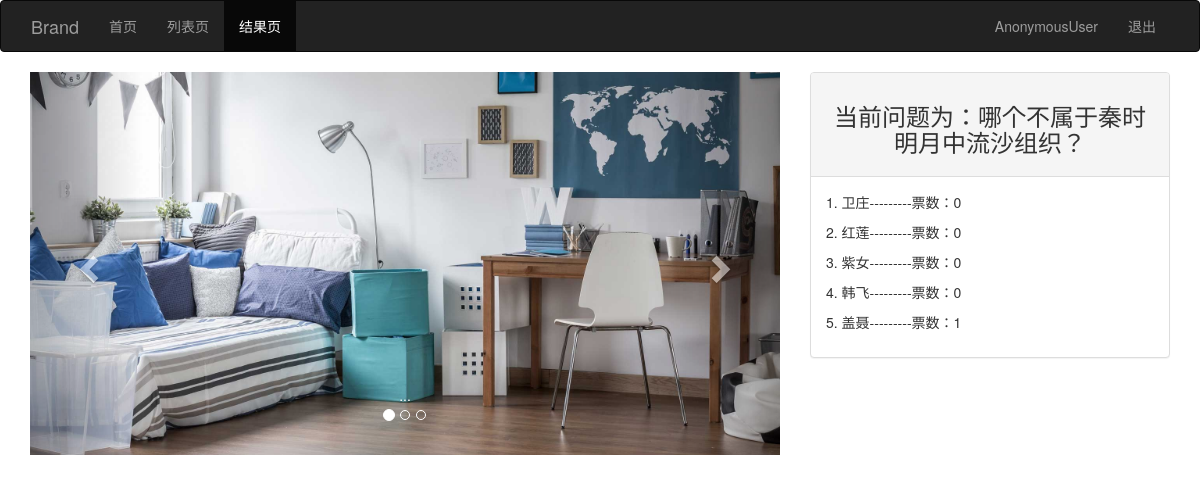
The page /result/6/ on the database as committed earlier.
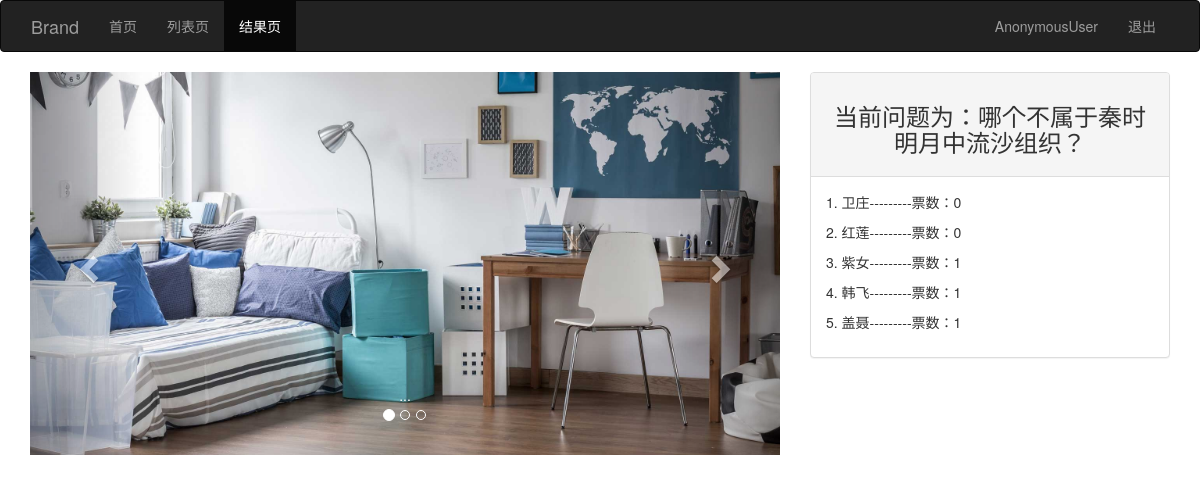
The same page on the database as committed later.
### poll/models.py (models this page shows)
class Question(models.Model):
    desc = models.CharField(max_length=20)
    pub_date = models.DateTimeField(auto_now_add=True)
    def __str__(self):
        return self.desc
    class Meta:
        verbose_name_plural = "问题表"
        ordering = ['-pub_date']  # 排序，增加开销

class Choice(models.Model):
    desc = models.CharField(verbose_name='选项', help_text='选项描述', max_length=20)
    vote = models.IntegerField(verbose_name='票数', help_text='选项票数', default=0, null=True, blank=True)
    question = models.ForeignKey(Question, on_delete=models.CASCADE)
    myobjects = ChoiceManager()
    def __str__(self):
        return self.desc
    class Meta:
        verbose_name_plural = "选项表"

### poll/views.py (the view)
# urls.py: url(r'^result/(\d+)/$', views.result, name='result'),
def result(request, id):
    username = request.session.get('username')
    question = Question.objects.get(pk=id)
    return render(request, 'poll/result.html', {'question': question, 'username': username})

### templates/poll/result.html (shortened to what this page needs)
<!DOCTYPE html>
<html lang="en">
<head>
    <link rel="stylesheet" href="/static/js/bootstrap-3.3.7-dist/css/bootstrap.min.css">
</head>
<body>
    <nav class="navbar navbar-inverse navbar-default container-fluid">
        <div class="container">
            <div class="navbar-header">
                <a class="navbar-brand" href="#">Brand</a>
            </div>
            <div class="collapse navbar-collapse" id="bs-example-navbar-collapse-1">
                <ul class="nav navbar-nav">
                    <li><a href="{% url 'poll:index' %}">首页 <span class="sr-only">(current)</span></a></li>
                    <li><a href="{% url 'poll:detail' question.id %}">列表页</a></li>
                    <li class="active"><a href="">结果页</a></li>
                </ul>
                <ul class="nav navbar-nav navbar-right">
                    <li><a href="#">{{ request.user }}</a></li>
                    <li><a href="{% url 'poll:logout' %}">退出</a></li>
                </ul>
            </div>
        </div>
    </nav>
    <div class="container">
        <div class="row">
            <div class="col-md-8">
                <div id="carousel-example-generic" class="carousel slide" data-ride="carousel">
                    <ol class="carousel-indicators">
                        <li data-target="#carousel-example-generic" data-slide-to="0" class="active"></li>
                        <li data-target="#carousel-example-generic" data-slide-to="1"></li>
                        <li data-target="#carousel-example-generic" data-slide-to="2"></li>
                    </ol>
                    <div class="carousel-inner" role="listbox">
                        <div class="item active">
                            <img src="/static/images/01.jpg" alt="...">
                            <div class="carousel-caption">
                                ...
                            </div>
                        </div>
                    </div>
                    <a class="left carousel-control" href="#carousel-example-generic" role="button" data-slide="prev">
                        <span class="glyphicon glyphicon-chevron-left" aria-hidden="true"></span>
                    </a>
                    <a class="right carousel-control" href="#carousel-example-generic" role="button" data-slide="next">
                        <span class="glyphicon glyphicon-chevron-right" aria-hidden="true"></span>
                    </a>
                </div>
            </div>
            <div class="col-md-4">
                <div class="panel panel-default">
                    <div class="panel-heading"><h3 class="text-center">当前问题为：{{question}}</h3></div>
                    <div class="panel-body">
                        {% for choice in question.choice_set.all %}
                        <p>{{forloop.counter}}. {{choice}}---------票数：{{choice.vote}}</p>
                        {% endfor %}
                    </div>
                </div>
            </div>
        </div>
    </div>
</body>
</html>
</body>
</html>

Rows that differ between the two databases and show on the page:
changed Choice "紫女": vote "0" → "1"
changed Choice "韩飞": vote "0" → "1"
